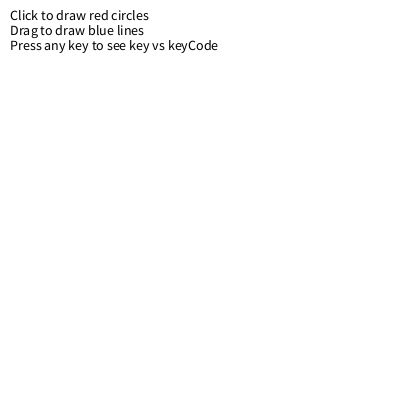
Frame 1 (no input)
Frame 60 (the mouse pressed at the canvas centre just before this capture): identical to frame 1, image omitted
Frame 120 (the mouse held since frame 60 and released just before this capture): identical to frame 1, image omitted

The Processing sketch that drew this single still picture (run headless with seeded random() and noise(); from frame 60 on, the mouse is pressed at the canvas centre):

// Processing sketch: Day_8_demo_simple
// ── Day_8_demo_simple.pde
// Simple Input Demo
// Demonstrates: mousePressed, mouseDragged, keyPressed, key vs keyCode

void setup() {
  size(400, 400);
  background(255);
  textSize(14);
}

void draw() {
  // Show instructions at top
  fill(255);
  noStroke();
  rect(0, 0, width, 60);
  
  fill(0);
  text("Click to draw red circles", 10, 20);
  text("Drag to draw blue lines", 10, 35);
  text("Press any key to see key vs keyCode", 10, 50);
}

// Called once when mouse button is pressed
void mousePressed() {
  fill(255, 0, 0);
  noStroke();
  circle(mouseX, mouseY, 30);
}

// Called repeatedly while mouse is dragged
void mouseDragged() {
  stroke(0, 0, 255);
  strokeWeight(3);
  line(pmouseX, pmouseY, mouseX, mouseY);
}

// Called once when a key is pressed
void keyPressed() {
  // Clear a spot for text
  fill(255);
  noStroke();
  rect(0, 350, width, 50);
  
  fill(0);
  // 'key' stores the actual character
  text("key: " + key, 10, 370);
  
  // 'keyCode' stores the numeric code (useful for arrows, shift, etc)
  text("keyCode: " + keyCode, 10, 390);
  
  // Example: keyCode is useful for special keys
  if (keyCode == UP) {
    background(random(255), random(255), random(255));
  }
}
